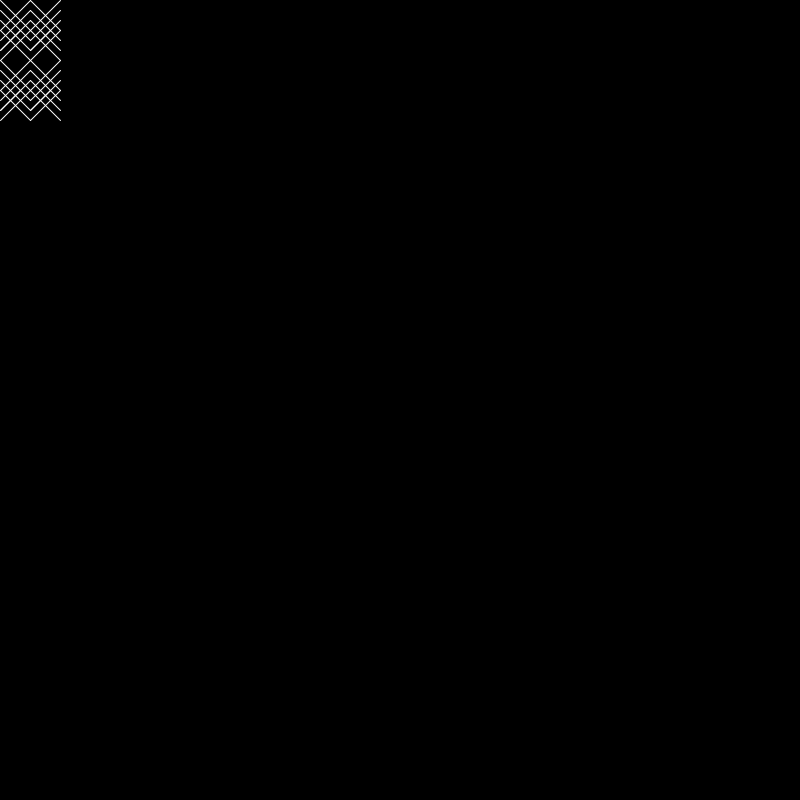
Frame 1 (no input)
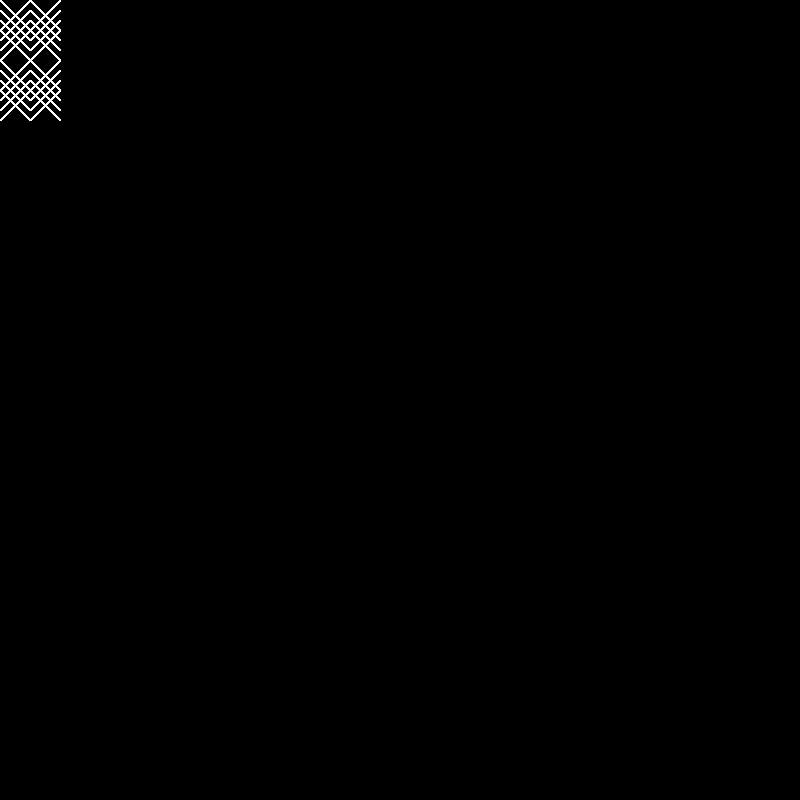
Frame 60 (the mouse pressed at the canvas centre just before this capture)
Frame 120 (the mouse held since frame 60 and released just before this capture): identical to frame 60, image omitted

The Processing sketch that drew these frames (run headless with seeded random() and noise(); from frame 60 on, the mouse is pressed at the canvas centre):

// Processing sketch: sketch_2
// ── sketch_2.pde
void setup(){
  size(800,800);
  background(0);
  
}

void draw(){
myPattern(0,0);
myPattern(30,0);
myPattern(0,60);
myPattern(30,60);
}


void myPattern(int eX, int eY) {
 stroke(255);
 line(0+eX,0+eY,30+eX,30+eY);
 line(0+eX,10+eY,20+eX,30+eY);
 line(0+eX,20+eY,10+eX,30+eY);
 line(30+eX,30+eY,0+eX,60+eY);
 line(20+eX,30+eY,0+eX,50+eY);
 line(10+eX,30+eY,0+eX,40+eY);
 line(30+eX,0+eY,0+eX,30+eY);
 line(30+eX,10+eY,10+eX,30+eY);
 line(30+eX,20+eY,0+eX,50+eY);
 line(0+eX,30+eY,30+eX,60+eY);
 line(10+eX,30+eY,30+eX,50+eY);
 line(20+eX,30+eY,30+eX,40+eY);
}
